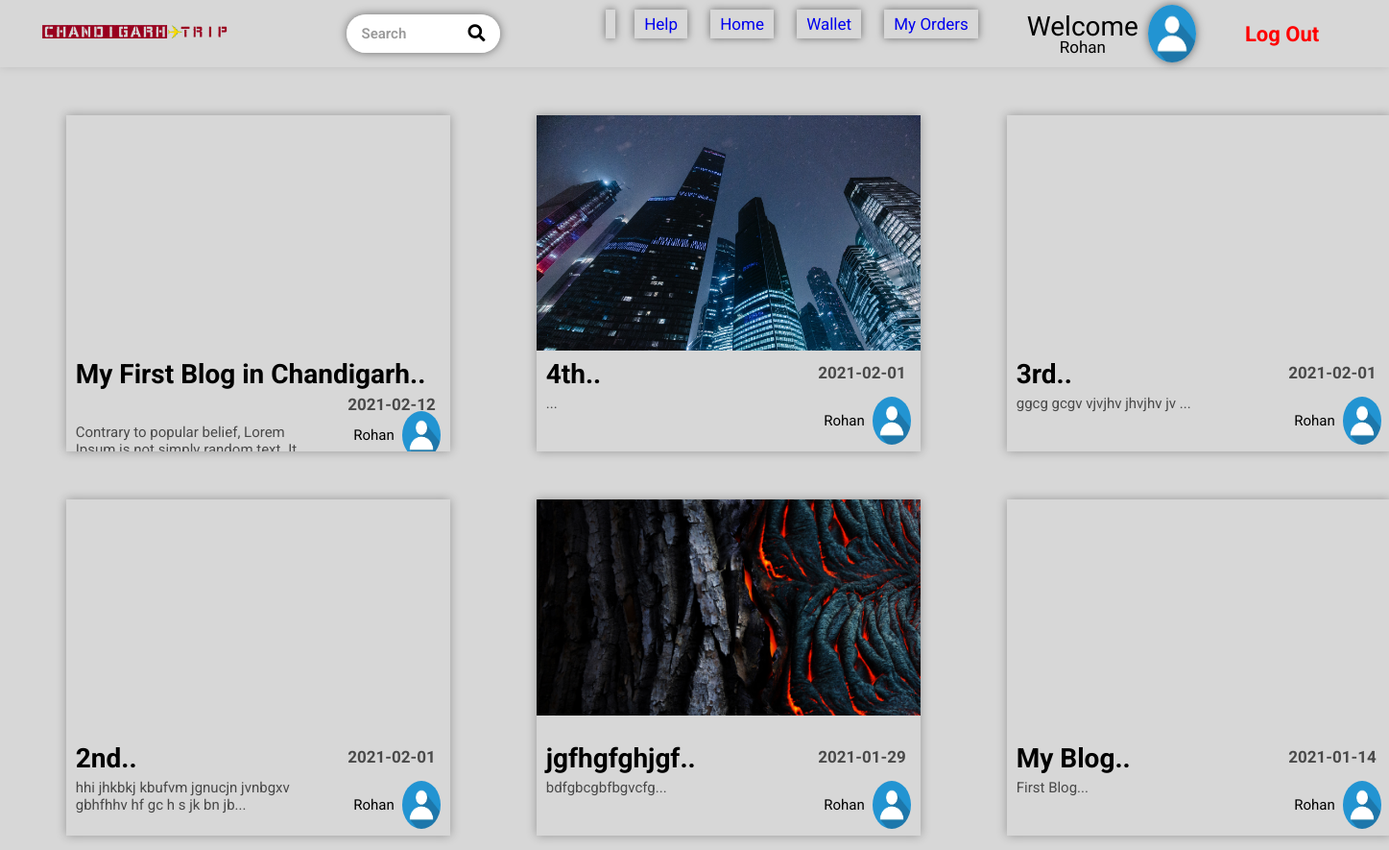
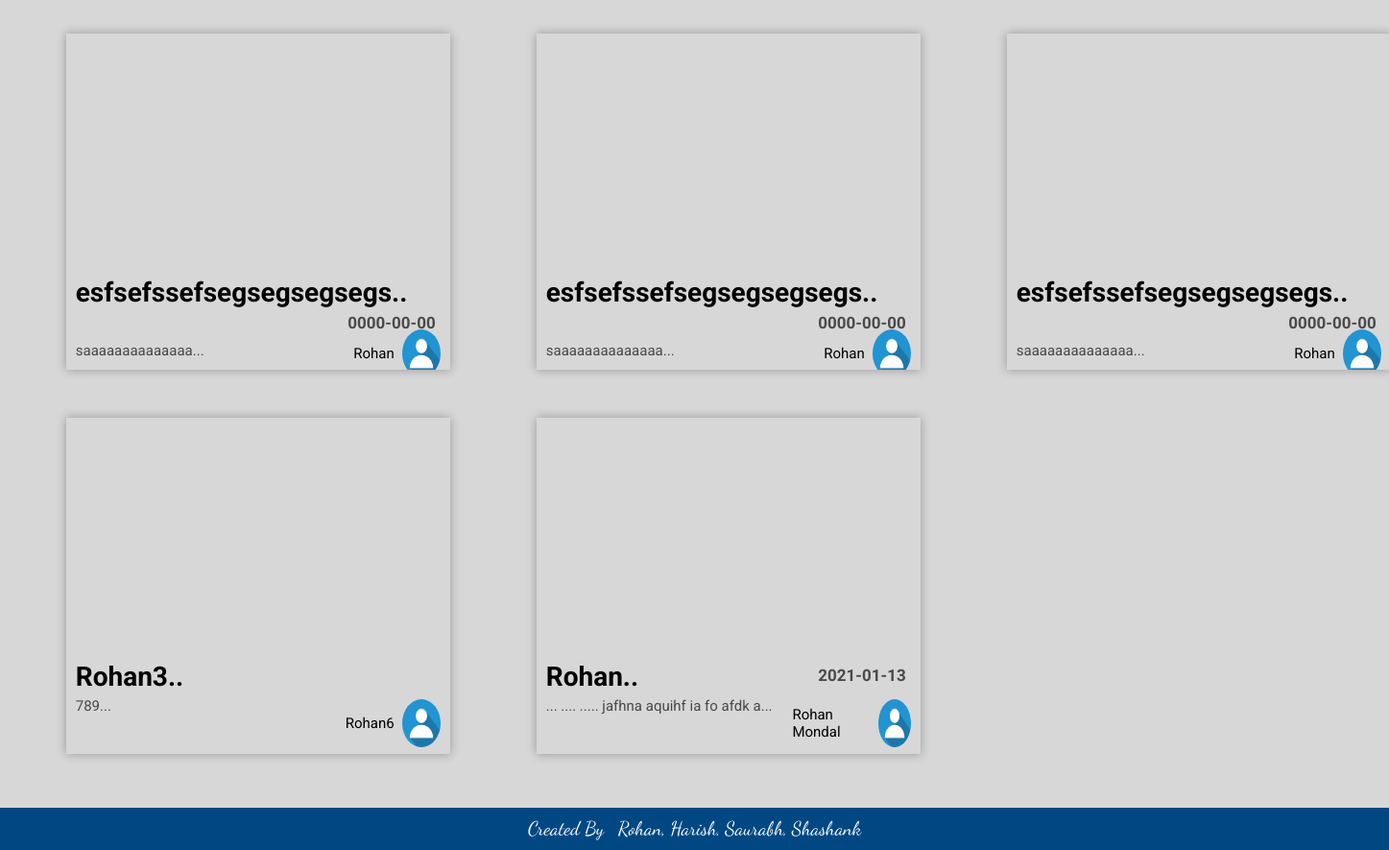
/allblogs.php?id=1 (signed in), run on the app's committed database (2 pictures, top to bottom).
### tables this page shows
CREATE TABLE `user_data` (
  `id` int(100) NOT NULL,
  `name` varchar(60) NOT NULL,
  `email` varchar(150) NOT NULL,
  `number` varchar(10) NOT NULL,
  `password` varchar(30) NOT NULL,
  `image` varchar(100) NOT NULL,
  `token` varchar(255) NOT NULL
);

CREATE TABLE `blog` (
  `blog_id` int(255) NOT NULL,
  `user_id` int(255) NOT NULL,
  `blog_image` varchar(100) NOT NULL,
  `blog_tittle` varchar(150) NOT NULL,
  `user_name` varchar(100) NOT NULL,
  `user_image` varchar(100) NOT NULL,
  `blog_dec` text NOT NULL,
  `date` date DEFAULT NULL
);

### allblogs.php (the view, shortened to what this page needs)
<?php
include "./database/conn.php";
?>
<!DOCTYPE html>
<head>
    <link rel="stylesheet" href="https://cdnjs.cloudflare.com/ajax/libs/font-awesome/5.13.0/css/all.min.css" />
    <link rel="stylesheet" href="https://cdnjs.cloudflare.com/ajax/libs/font-awesome/4.7.0/css/font-awesome.css" />
    <link rel="stylesheet" href="./css/allblogs.css">
</head>
<body>
    <div class="main-container">
        <?php include "./pages/header.php" ?>
        <main>
            <div class="row-1">
                <div class="innerBlogContainer">
                    <?php
                    if ($_GET['id'] == 0) {
                        $sqlUserBlog = "SELECT * FROM blog ORDER BY blog_id DESC";
                    } else {
                        $sqlUserBlog = "SELECT * FROM user_data JOIN blog ON user_data.id = blog.user_id WHERE user_data.id = '{$_GET['id']}' ORDER BY blog.blog_id DESC";
                    }
                    $resultUserBlog = mysqli_query($conn, $sqlUserBlog) or die("Query Failed!!");
                    if (mysqli_num_rows($resultUserBlog) > 0) {
                        while ($rowUserBlog = mysqli_fetch_assoc($resultUserBlog)) {
                    ?>
                            <a href="./blog.php?id=<?php echo $rowUserBlog['blog_id']; ?>" class="blog">
                                <div class="blogImg">
                                    <img src="./blog images/<?php echo $rowUserBlog['blog_image']; ?>" alt="">
                                </div>
                                <div class="blogData">
                                    <h1>
                                    <?php echo substr($rowUserBlog['blog_tittle'], 0, 28) . ".."; ?>
                                        <span><?php echo $rowUserBlog['date']; ?></span>
                                    </h1>
                                    <p><?php echo substr($rowUserBlog['blog_dec'], 0, 130) . "..."; ?></p>
                                    <div>
                                        <span><?php echo $rowUserBlog['user_name']; ?></span>
                                        <img src="./profile images/<?php echo $rowUserBlog['user_image']; ?>" alt="Profile Picture">
                                    </div>
                                </div>
                            </a>
                    <?php
                        }
                    } else {
                        echo "<h1>No Blog</h1>";
                    }
                    ?>
                </div>
            </div>
        </main>
        <?php include "./pages/footer.php"; ?>
    </div>
</body>
</html>

### pages/header.php (shortened to what this page needs)
<header>
    <div class="left-container">
        <a href="./index.php" class="logo">
            <img src="./images/logo.png" alt="Logo">
        </a>
        <div class="search-bar">
            <form id="search-form" action="" method="get">
                <input type="search" name="search" id="search" placeholder="Search" autocomplete="off">
                <span onclick="document.getElementById('search-form').submit();"><i class="fas fa-search"></i></span>
            </form>
        </div>
        <div class="help">
            <div id="google_translate_element"></div>
        </div>
    </div>
    <div class="right-container">
        <?php
        if (isset($_SESSION['use'])) { ?>
            <div class="login-section">
                <div class="buttons">
                    <a href="./help.php" class="<?php echo $active4 ?>">Help</a>
                    <a class="<?php echo $active1 ?>" href="./index.php">Home</a>
                    <a class="<?php echo $active2 ?>" href="./wallet.php">Wallet</a>
                    <a class="<?php echo $active3 ?>" href="./myorder.php">My Orders</a>
                </div>
                <?php
                include "./database/conn.php";
                $sql2 = "SELECT name, image FROM user_data WHERE id = '{$_SESSION['user_id']}'";
                $result2 = mysqli_query($conn, $sql2);
                $row2 = mysqli_fetch_assoc($result2);
                ?>
                <div class="profile-section">
                    <div class="info">
                        <span>Welcome</span>
                        <p><?php echo $row2['name']; ?></p>
                    </div>
                    <div class="p-pic">
                        <img src="./profile images/<?php echo $row2['image']; ?>" alt="Profile Image">
                    </div>
                </div>
                <a href="./database/logout.php" class="logout">Log Out</a>
            </div>
        <?php
        }
        ?>
    </div>
</header>

### data on the page
user_data: name "Rohan", image (placeholder picture)
blog: blog_tittle "My First Blog in Chandigarh", date "2021-02-12", blog_dec "Contrary to popular belief, Lorem…", user_name "Rohan", user_image (placeholder picture)
blog: blog_image (picture), blog_tittle "4th", date "2021-02-01", user_name "Rohan", user_image (placeholder picture)
blog: blog_tittle "3rd", date "2021-02-01", blog_dec "ggcg gcgv vjvjhv jhvjhv jv", user_name "Rohan", user_image (placeholder picture)
blog: blog_tittle "2nd", date "2021-02-01", blog_dec "hhi jhkbkj kbufvm jgnucjn jvnbgxv gbhfhhv hf gc h s jk bn jb", user_name "Rohan", user_image (placeholder picture)
blog: blog_image (picture), blog_tittle "jgfhgfghjgf", date "2021-01-29", blog_dec "bdfgbcgbfbgvcfg", user_name "Rohan", user_image (placeholder picture)
blog: blog_tittle "My Blog", date "2021-01-14", blog_dec "First Blog", user_name "Rohan", user_image (placeholder picture)
blog: blog_tittle "esfsefssefsegsegsegsegs", date "0000-00-00", blog_dec "saaaaaaaaaaaaaa", user_name "Rohan", user_image (placeholder picture)
blog: blog_tittle "esfsefssefsegsegsegsegs", date "0000-00-00", blog_dec "saaaaaaaaaaaaaa", user_name "Rohan", user_image (placeholder picture)
blog: blog_tittle "esfsefssefsegsegsegsegs", date "0000-00-00", blog_dec "saaaaaaaaaaaaaa", user_name "Rohan", user_image (placeholder picture)
blog: blog_tittle "Rohan3", blog_dec "789", user_name "Rohan6", user_image (placeholder picture)
blog: blog_tittle "Rohan", date "2021-01-13", blog_dec "... .... ..... jafhna aquihf ia fo afdk a", user_name "Rohan Mondal", user_image (placeholder picture)
